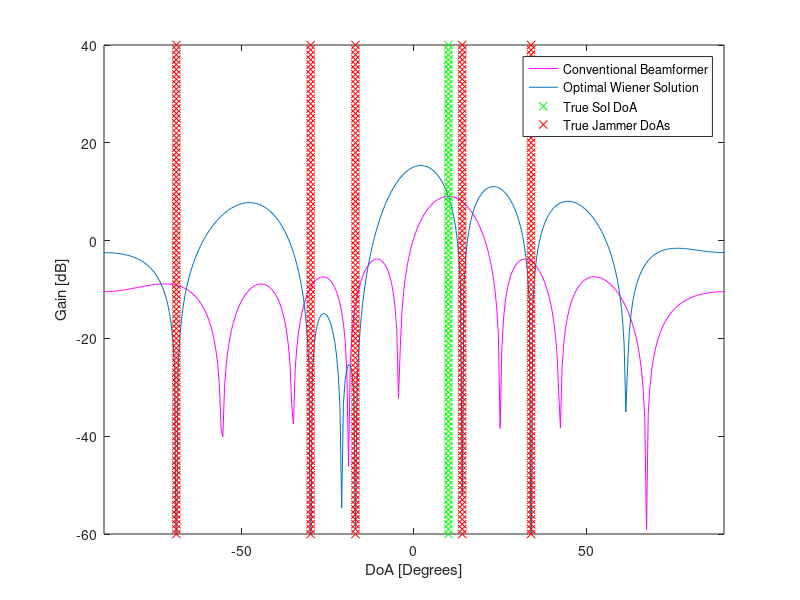

Source code (MATLAB):
clear all
M = 8; % number of sensors
spacing = 1; % corresponds to lambda/2
numjam = 5; % number of jammers
numsigs = numjam + 1; % and one signal of interest
a = sqrt(0.5);
deg = pi/180;   % degrees to radians conversions
angled = 10*deg; % desired signal angle-of-arrival (AoA); 0 assumes signal comes from broadside
anglej = [-69 -30 -17 14 34]*deg; % jammer angles converted to radians
angle = [angled anglej]; % vector of all AoAs
sigpow = -10;   % signal power [in dB]
jampow = [30 32 27 30 29]; % jammer powers [in dB]

% Generate steering vectors for each jammer
for p = 1:numjam
    S(:,p) = exp(j*([0:M-1]'-(M-1)/2)*pi*spacing*sin(anglej(p)));
end

% Compute interference covariance matrix, i.e. jammers only
Rint = S*a*diag(10.^(jampow/10))*S';
% Compute total noise + interference covariance matrix
Rnoise = Rint + eye(M);

% Compute steering vector for signal-of-interest (SoI)
s = exp(j*([0:M-1]'-(M-1)/2)*pi*spacing*sin(angled));
s = s/sqrt(s'*s);

% Generate steering vectors
for m = 0:M-1
    steer(m+1,:) = exp(j*(m-(M-1)/2)*pi*spacing*sin(([1:0.5:360]-180)*deg));
end

% Compute and plot frequency response of conventional beamformer
for p = 1:(360/0.5-1)
    gainc(p) = s'*steer(:,p)*steer(:,p)'*s;
end

% Compute optimum Wiener solution and plot its frequency response
w = inv(Rnoise)*s/(s'*inv(Rnoise)*s);
for p = 1:(360/0.5-1)
    gain(p) = w'*steer(:,p)*steer(:,p)'*w;
end

% Plot resulting frequency responses to compare
figure;
plot([1:0.5:360]-180,10*log10(abs(gainc)),'m');
hold;
plot([1:0.5:360]-180,10*log10(abs(gain)));
plot(angled/deg*ones(1,101),-60:40,'gx');
for k = 1:numjam
    plot(anglej(k)/deg*ones(1,101),-60:40,'rx');
end
legend('Conventional Beamformer', 'Optimal Wiener Solution','True SoI DoA','True Jammer DoAs');
axis([-90 90 -60 40]);
xlabel('DoA [Degrees]');
ylabel('Gain [dB]');
%boldify